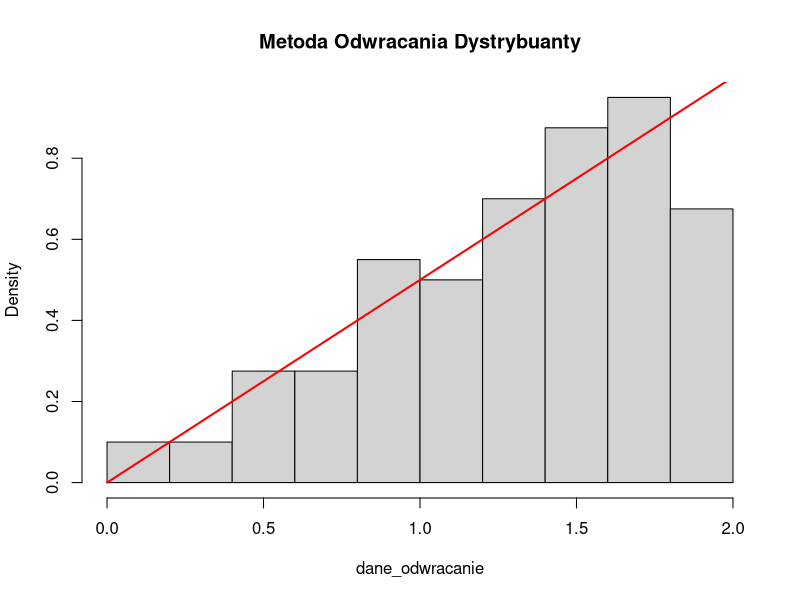

The R source for this figure: (Note: this script raises an error after producing the figure.)
set.seed(2137)

# --- i) Metoda odwracania dystrybuanty ---
# Wzór analityczny: x = 2 * sqrt(u)

generuj_odwracanie <- function(n) {
  u <- runif(n)      
  x <- 2 * sqrt(u)  #Podstaw do funkcji odwrotnej
  return(x)
}

# Generowanie 200 realizacji
dane_odwracanie <- generuj_odwracanie(200)

# Weryfikacja (opcjonalnie)
hist(dane_odwracanie, freq=FALSE, main="Metoda Odwracania Dystrybuanty")
curve(0.5*x, add=TRUE, col="red", lwd=2)


# ) Własny algorytm (pojedyncza realizacja)
generuj_przez_akceptacje <- function() {
  while(TRUE) {
    kandydat_x <- runif(1, min = 0, max = 2) # Losowa współrzędna X
    test_y <- runif(1, min = 0, max = 1)     # Losowa współrzędna Y (poziom)
    
    gestosc_w_punkcie <- 0.5 * kandydat_x
    
    # Warunek akceptacji: czy punkt trafił pod wykres?
    if (test_y <= gestosc_w_punkcie) {
      return(kandydat_x)
    }
    # Jeśli nie, pętla while powtarza proces
  }
}

# ii) Generowanie 200 realizacji

dane_akceptacja <- numeric(200)

for(i in 1:liczba) {
  dane_akceptacja[i] <- generuj_przez_akceptacje()
}

# Wykres weryfikujący
hist(dane_akceptacja, freq=FALSE, breaks=15, 
     main="Metoda Przyjęcia i Odrzucenia", col="lavender")
curve(0.5*x, add=TRUE, col="red", lwd=2)
